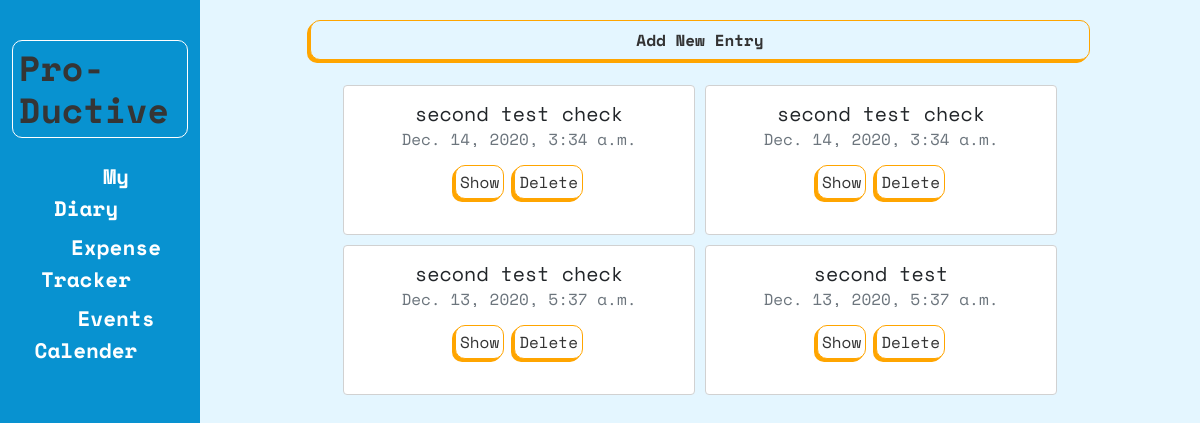
/diary/, run on an earlier commit of the app's database.
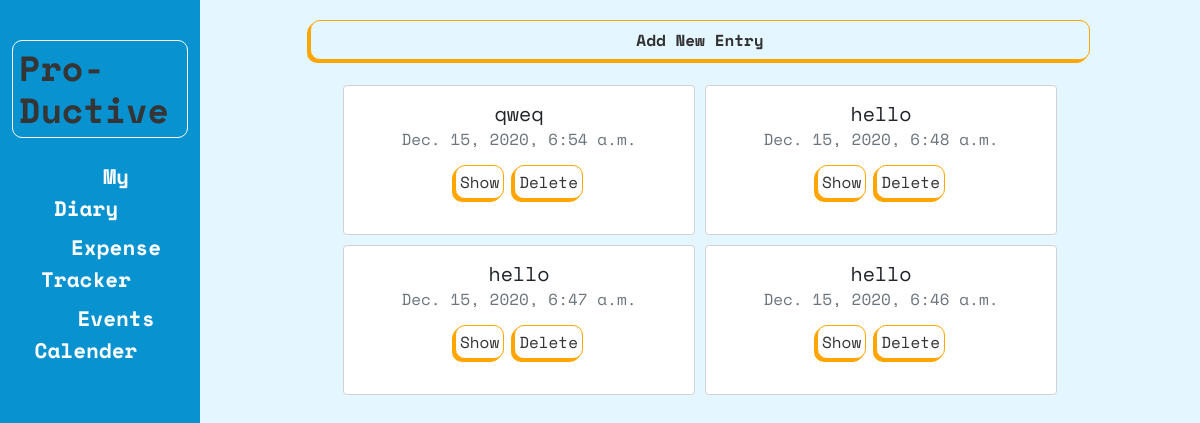
And on a later commit of the database.
### diary/models.py (models this page shows, shortened)
class Entry(models.Model):
    title = models.CharField(max_length=100)
    content = models.TextField()
    date_posted = models.DateTimeField(auto_now_add=True)

### diary/views.py (the view, shortened to what this page needs)
# urls.py: path('', views.index, name='index'),
def index(request):
    entries = Entry.objects.order_by('-date_posted')
    form = EntryForm()
    context = {'entries': entries, 'form': form}
    return render(request, 'diary/index.html', context)

### diary/templates/diary/index.html (shortened to what this page needs)
{% extends 'diary/base.html' %}
{% load crispy_forms_tags %}
{% block body %}
<div class="new-entry-btn">
  <div type="button" class="new-entry" data-bs-toggle="modal" data-bs-target="#exampleModal">
    Add New Entry
  </div>
</div>
<div class="diary-content row row-cols-2">
  {% for entry in entries %}
  <div class="card entry" style="width: 22rem; height: 150px;">
    <div class="card-body">
      <h5 class="card-title">{{entry.title}}</h5>
      <h6 class="card-subtitle mb-2 text-muted">{{entry.date_posted}}</h6>
      <div class="btn-group">
        <a class="show-btn" href="{% url 'diary:show_entry' entry.id %}">Show</a><a class="del-btn"
          href="{% url 'diary:show_entry' entry.id %}?del=true">Delete</a>
      </div>
    </div>
  </div>
  {%endfor%}
</div>
{% endblock %}

What changed in the data, as far as the page shows it:
removed Entry: title "second test check", date_posted "Dec. 14, 2020, 3:34 a.m."
removed Entry: title "second test check", date_posted "Dec. 14, 2020, 3:34 a.m."
removed Entry: title "second test check", date_posted "Dec. 13, 2020, 5:37 a.m."
removed Entry: title "second test", date_posted "Dec. 13, 2020, 5:37 a.m."
added Entry: title "qweq", date_posted "Dec. 15, 2020, 6:54 a.m."
added Entry: title "hello", date_posted "Dec. 15, 2020, 6:48 a.m."
added Entry: title "hello", date_posted "Dec. 15, 2020, 6:47 a.m."
added Entry: title "hello", date_posted "Dec. 15, 2020, 6:46 a.m."
